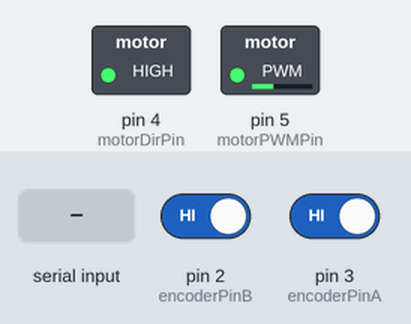
Simulated run of this sketch. Board: Arduino Uno, built with avr-gcc and run on an emulated ATmega328P. On the bench: switched loads named in the sketch (green lamp = pin HIGH). The test bench sets the inputs (shaded band); at power-on: pin 2 (encoderPinB) HIGH, pin 3 (encoderPinA) HIGH. What the sketch prints to the serial monitor is not drawn.

Above: at 1.2 s.
1.3 s: "90,45\n" received over Serial
At 2.31 s:
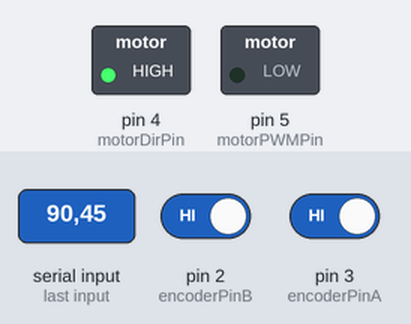
3.8 s: "5\n" received over Serial
At 5.2 s:
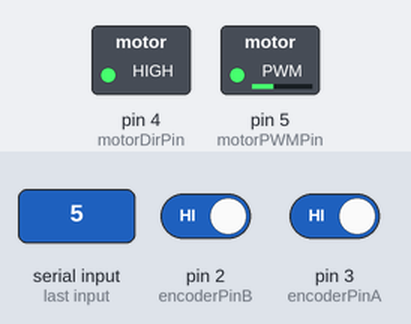
6.3 s: "30,150\n" received over Serial
At 7.0 s:
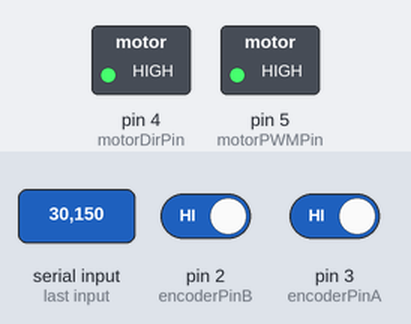
Timing chart, 0 to 9.3 s (numbered marks = the images above; inputs shaded):
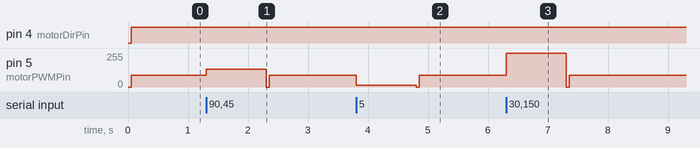

The sketch:

motor_enc_velocity.ino
```cpp
// encoder pin
#define encoderPinB  2
#define encoderPinA  3

// motor control pin
#define motorDirPin  4 //
#define motorPWMPin  5 //

#define rotation 4320

// P control
#define Kp 3// P-gain 비례 3이 적당


int encoderPos = 0; //초기


unsigned long t_k = 0, t_k_1 = 0, dt = 0;
int encoderPos_k = 0; // 현재
int encoderPos_k_1 = 0; // 과거
int d_encoderPos = 0;// 진행

long m1_speed = 0;// 현 속도
long m1_err_spd = 0;// 현 속도와 목표 속도의 차
long control_spd = 0;// 폐루프 조정


void doEncoderA();
void doEncoderB();
void vel_p(int m1_ref_spd);
void doMotor(bool dir, int vel);


void setup() {
  pinMode(encoderPinA, INPUT_PULLUP);
  attachInterrupt(0, doEncoderA, CHANGE);

  pinMode(encoderPinB, INPUT_PULLUP);
  attachInterrupt(1, doEncoderB, CHANGE);

  pinMode(motorDirPin, OUTPUT);
  pinMode(motorPWMPin, OUTPUT);

  digitalWrite(motorDirPin, LOW); //LOW --> CCW
  analogWrite(motorPWMPin, 0);

  Serial.begin(57600);
}


void loop(){
  vel_p(30);
}


void doEncoderA(){  encoderPos += (digitalRead(encoderPinA)==digitalRead(encoderPinB))?1:-1;}
void doEncoderB(){  encoderPos += (digitalRead(encoderPinA)==digitalRead(encoderPinB))?-1:1;}


void doMotor(bool dir, long vel){
  digitalWrite(motorDirPin, dir);
  vel = abs(vel);
  long ipwm_u = vel > 255 ? 255 : vel;
  analogWrite(motorPWMPin, dir?ipwm_u:ipwm_u);
}

void vel_p(int m1_ref_spd){


  if(Serial.available()){// 시리얼 연결이 되면
    m1_ref_spd = Serial.parseInt();
  }
  t_k = millis();//시간측정
  dt = t_k - t_k_1;//시간변화율
  if(dt >= 50){
    encoderPos_k = encoderPos;
    d_encoderPos = encoderPos_k - encoderPos_k_1;// 엔코더 값
    m1_speed = d_encoderPos * 60000/rotation;
    m1_speed /= (signed long)dt;// 거 = 속 시 RPM 값
    t_k_1 = t_k;//시간 초기화
    encoderPos_k_1 = encoderPos_k;//엔코더 초기화
    //Error

    m1_err_spd =  m1_ref_spd - m1_speed;
    //P-Controller
    control_spd = Kp * m1_err_spd;//목표 속도가 10일때 100
    // 속도 오차가 생기면

    doMotor(control_spd >= 0 ? HIGH : LOW, control_spd);

    Serial.print("speed ");
    Serial.println(m1_speed);
    Serial.print("오차율 ");
    Serial.println(m1_ref_spd);
  }
}
```

Measured:
- after the input at 1.3 s, pin 5 (motorPWMPin): 90/255 → 135/255 at once, → 90/255 1.0 s later
- after the input at 3.8 s, pin 5 (motorPWMPin): 90/255 → 15/255 at once, → 90/255 1.0 s later
- after the input at 6.3 s, pin 5 (motorPWMPin): 90/255 → 255/255 at once, → 90/255 1.0 s later
